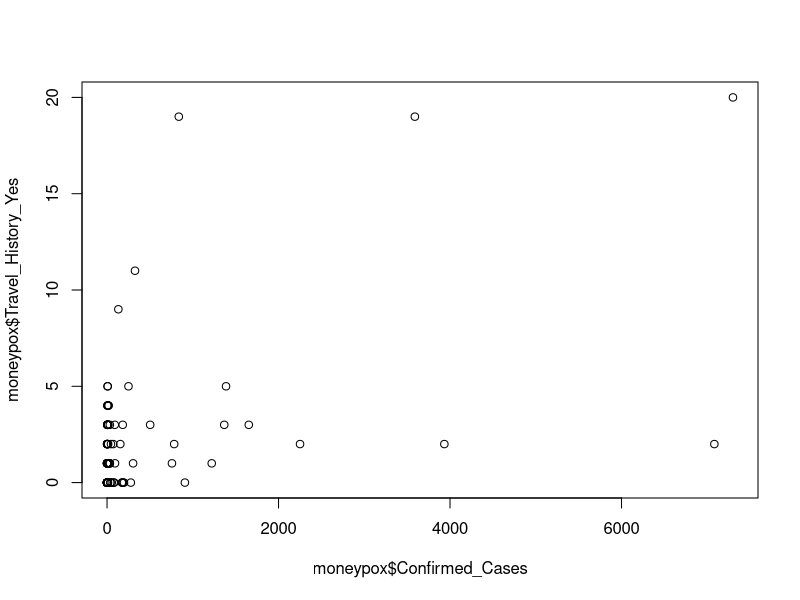
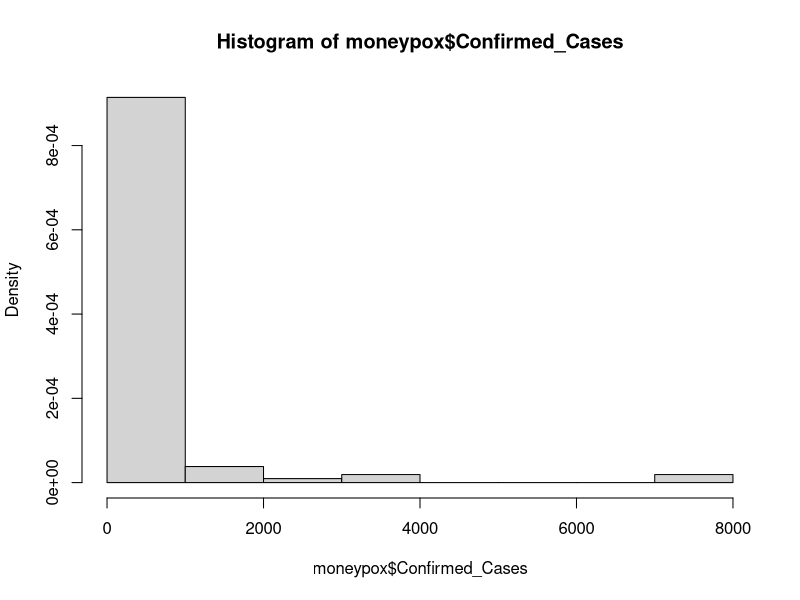
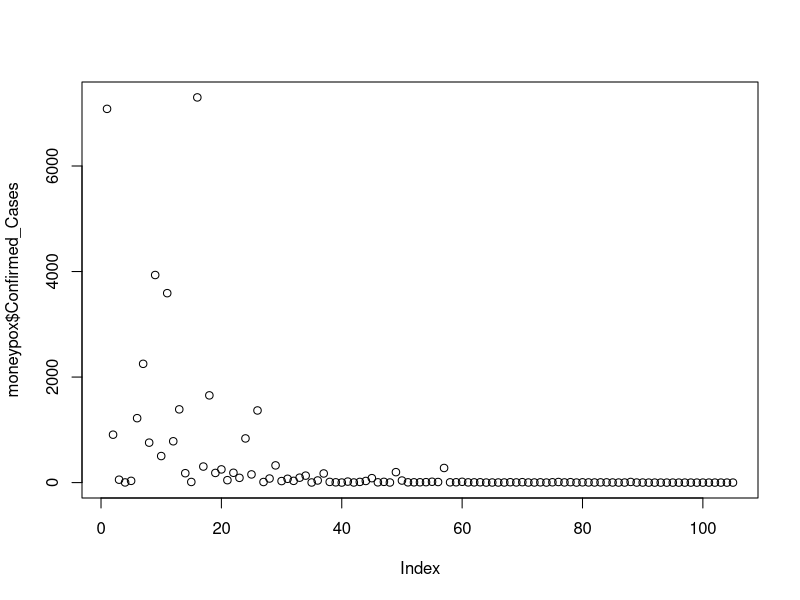
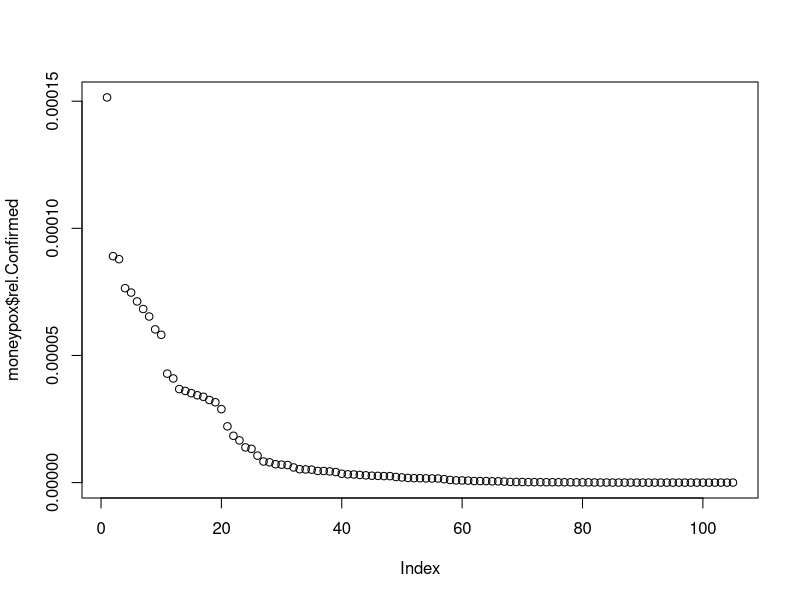

Write the R code that produced these figures, in order.
# Aufgabe 5.3 
setwd("/Users/felixdiederichs/Desktop/Wirtschaftsinformatik/5. Semester/Daten und Wahrscheinlichkeiten/R/WS 2022/Aufgabe 5.3 (Affenpocken)")

moneypox <- read.csv(file = "2022-11-09_monkeypox.csv", header = TRUE, sep = ";")
meta <- read.csv(file = "meta_data.csv", header = TRUE, sep = ";")

summary(moneypox)
summary(meta)
str(moneypox)
str(meta)

# Aufgabe 5.3 b) 

# 1. Welche Länder haben die meisten Fälle von Affenpocken?
moneypox <- moneypox[order(moneypox$Confirmed_Cases, decreasing = TRUE), ]
moneypox$Country[1:3] # Brazil, Spain, France

# 2. Wie viel Prozent der bestätigten Fälle landen im Krankenhaus? 
moneypox$hospitalized_rate <- moneypox$Hospitalized / moneypox$Confirmed_Cases * 100


# 3. Sind die Fallzahlen in den Ländern höher, in denen die vielen Erkrankten vorher gereist sind? 
plot(moneypox$Confirmed_Cases, moneypox$Travel_History_Yes)


# Aufgabe 5.3 c) 
sturges <- round(1+log2(nrow(moneypox))) # 8 -> 1000 Daten pro Klasse

hist(moneypox$Confirmed_Cases, freq = FALSE, breaks = 8)


# Aufgabe 5.3 d) 
moneypox <- merge(x = moneypox, y = meta, by.x = "Country", by.y = "Country")


# Aufgabe 5.3 e) 
moneypox$rel.Confirmed <- moneypox$Confirmed_Cases / moneypox$Population 
moneypox <- moneypox[order(moneypox$rel.Confirmed, decreasing = TRUE), ]

plot(moneypox$Confirmed_Cases)
plot(moneypox$rel.Confirmed)
par(mfrow = c(1:2))
